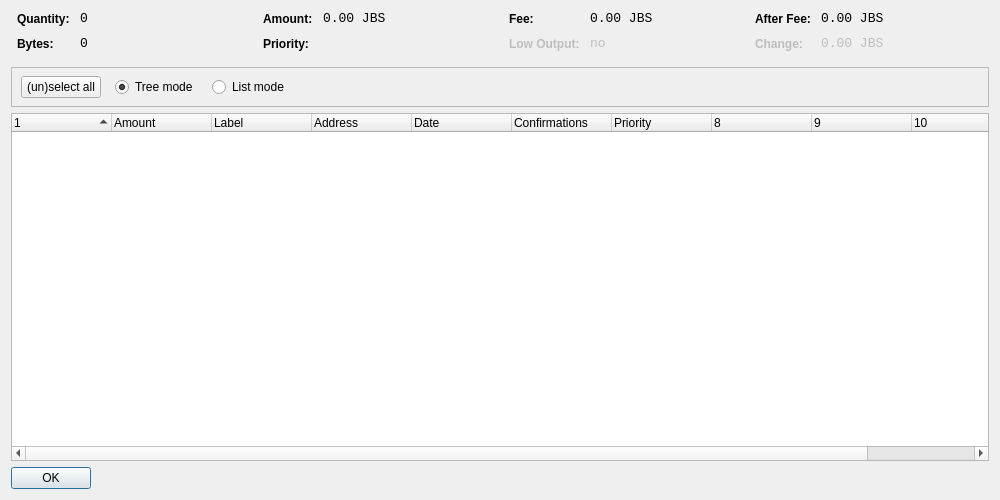
<?xml version="1.0" encoding="UTF-8"?>
<ui version="4.0">
 <class>CoinControlDialog</class>
 <widget class="QDialog" name="CoinControlDialog">
  <property name="geometry">
   <rect>
    <x>0</x>
    <y>0</y>
    <width>1000</width>
    <height>500</height>
   </rect>
  </property>
  <property name="windowTitle">
   <string>Coin Control</string>
  </property>
  <layout class="QVBoxLayout" name="verticalLayout">
   <item>
    <layout class="QHBoxLayout" name="horizontalLayoutTop" stretch="0,0,0,0">
     <property name="topMargin">
      <number>0</number>
     </property>
     <property name="bottomMargin">
      <number>10</number>
     </property>
     <item>
      <layout class="QFormLayout" name="formLayoutCoinControl1">
       <property name="horizontalSpacing">
        <number>10</number>
       </property>
       <property name="verticalSpacing">
        <number>10</number>
       </property>
       <property name="leftMargin">
        <number>6</number>
       </property>
       <property name="rightMargin">
        <number>6</number>
       </property>
       <item row="0" column="0">
        <widget class="QLabel" name="labelCoinControlQuantityText">
         <property name="styleSheet">
          <string notr="true">font-weight:bold;</string>
         </property>
         <property name="text">
          <string>Quantity:</string>
         </property>
        </widget>
       </item>
       <item row="0" column="1">
        <widget class="QLabel" name="labelCoinControlQuantity">
         <property name="font">
          <font>
           <family>Monospace</family>
           <pointsize>10</pointsize>
          </font>
         </property>
         <property name="cursor">
          <cursorShape>IBeamCursor</cursorShape>
         </property>
         <property name="contextMenuPolicy">
          <enum>Qt::ActionsContextMenu</enum>
         </property>
         <property name="text">
          <string notr="true">0</string>
         </property>
         <property name="textInteractionFlags">
          <set>Qt::LinksAccessibleByMouse|Qt::TextSelectableByKeyboard|Qt::TextSelectableByMouse</set>
         </property>
        </widget>
       </item>
       <item row="1" column="0">
        <widget class="QLabel" name="labelCoinControlBytesText">
         <property name="styleSheet">
          <string notr="true">font-weight:bold;</string>
         </property>
         <property name="text">
          <string>Bytes:</string>
         </property>
        </widget>
       </item>
       <item row="1" column="1">
        <widget class="QLabel" name="labelCoinControlBytes">
         <property name="font">
          <font>
           <family>Monospace</family>
           <pointsize>10</pointsize>
          </font>
         </property>
         <property name="cursor">
          <cursorShape>IBeamCursor</cursorShape>
         </property>
         <property name="contextMenuPolicy">
          <enum>Qt::ActionsContextMenu</enum>
         </property>
         <property name="text">
          <string notr="true">0</string>
         </property>
         <property name="textInteractionFlags">
          <set>Qt::LinksAccessibleByMouse|Qt::TextSelectableByKeyboard|Qt::TextSelectableByMouse</set>
         </property>
        </widget>
       </item>
      </layout>
     </item>
     <item>
      <layout class="QFormLayout" name="formLayoutCoinControl2">
       <property name="horizontalSpacing">
        <number>10</number>
       </property>
       <property name="verticalSpacing">
        <number>10</number>
       </property>
       <property name="leftMargin">
        <number>6</number>
       </property>
       <property name="rightMargin">
        <number>6</number>
       </property>
       <item row="0" column="0">
        <widget class="QLabel" name="labelCoinControlAmountText">
         <property name="styleSheet">
          <string notr="true">font-weight:bold;</string>
         </property>
         <property name="text">
          <string>Amount:</string>
         </property>
        </widget>
       </item>
       <item row="0" column="1">
        <widget class="QLabel" name="labelCoinControlAmount">
         <property name="font">
          <font>
           <family>Monospace</family>
           <pointsize>10</pointsize>
          </font>
         </property>
         <property name="cursor">
          <cursorShape>IBeamCursor</cursorShape>
         </property>
         <property name="contextMenuPolicy">
          <enum>Qt::ActionsContextMenu</enum>
         </property>
         <property name="text">
          <string notr="true">0.00 JBS</string>
         </property>
         <property name="textInteractionFlags">
          <set>Qt::LinksAccessibleByMouse|Qt::TextSelectableByKeyboard|Qt::TextSelectableByMouse</set>
         </property>
        </widget>
       </item>
       <item row="1" column="0">
        <widget class="QLabel" name="labelCoinControlPriorityText">
         <property name="styleSheet">
          <string notr="true">font-weight:bold;</string>
         </property>
         <property name="text">
          <string>Priority:</string>
         </property>
        </widget>
       </item>
       <item row="1" column="1">
        <widget class="QLabel" name="labelCoinControlPriority">
         <property name="font">
          <font>
           <family>Monospace</family>
           <pointsize>10</pointsize>
          </font>
         </property>
         <property name="cursor">
          <cursorShape>IBeamCursor</cursorShape>
         </property>
         <property name="contextMenuPolicy">
          <enum>Qt::ActionsContextMenu</enum>
         </property>
         <property name="text">
          <string/>
         </property>
         <property name="textInteractionFlags">
          <set>Qt::LinksAccessibleByMouse|Qt::TextSelectableByKeyboard|Qt::TextSelectableByMouse</set>
         </property>
        </widget>
       </item>
      </layout>
     </item>
     <item>
      <layout class="QFormLayout" name="formLayoutCoinControl3">
       <property name="horizontalSpacing">
        <number>10</number>
       </property>
       <property name="verticalSpacing">
        <number>10</number>
       </property>
       <property name="leftMargin">
        <number>6</number>
       </property>
       <property name="rightMargin">
        <number>6</number>
       </property>
       <item row="0" column="0">
        <widget class="QLabel" name="labelCoinControlFeeText">
         <property name="styleSheet">
          <string notr="true">font-weight:bold;</string>
         </property>
         <property name="text">
          <string>Fee:</string>
         </property>
        </widget>
       </item>
       <item row="0" column="1">
        <widget class="QLabel" name="labelCoinControlFee">
         <property name="font">
          <font>
           <family>Monospace</family>
           <pointsize>10</pointsize>
          </font>
         </property>
         <property name="cursor">
          <cursorShape>IBeamCursor</cursorShape>
         </property>
         <property name="contextMenuPolicy">
          <enum>Qt::ActionsContextMenu</enum>
         </property>
         <property name="text">
          <string notr="true">0.00 JBS</string>
         </property>
         <property name="textInteractionFlags">
          <set>Qt::LinksAccessibleByMouse|Qt::TextSelectableByKeyboard|Qt::TextSelectableByMouse</set>
         </property>
        </widget>
       </item>
       <item row="1" column="0">
        <widget class="QLabel" name="labelCoinControlLowOutputText">
         <property name="enabled">
          <bool>false</bool>
         </property>
         <property name="styleSheet">
          <string notr="true">font-weight:bold;</string>
         </property>
         <property name="text">
          <string>Low Output:</string>
         </property>
        </widget>
       </item>
       <item row="1" column="1">
        <widget class="QLabel" name="labelCoinControlLowOutput">
         <property name="enabled">
          <bool>false</bool>
         </property>
         <property name="font">
          <font>
           <family>Monospace</family>
           <pointsize>10</pointsize>
          </font>
         </property>
         <property name="cursor">
          <cursorShape>IBeamCursor</cursorShape>
         </property>
         <property name="contextMenuPolicy">
          <enum>Qt::ActionsContextMenu</enum>
         </property>
         <property name="text">
          <string notr="true">no</string>
         </property>
         <property name="textInteractionFlags">
          <set>Qt::LinksAccessibleByMouse|Qt::TextSelectableByKeyboard|Qt::TextSelectableByMouse</set>
         </property>
        </widget>
       </item>
      </layout>
     </item>
     <item>
      <layout class="QFormLayout" name="formLayoutCoinControl4">
       <property name="horizontalSpacing">
        <number>10</number>
       </property>
       <property name="verticalSpacing">
        <number>10</number>
       </property>
       <property name="leftMargin">
        <number>6</number>
       </property>
       <property name="rightMargin">
        <number>6</number>
       </property>
       <item row="0" column="0">
        <widget class="QLabel" name="labelCoinControlAfterFeeText">
         <property name="styleSheet">
          <string notr="true">font-weight:bold;</string>
         </property>
         <property name="text">
          <string>After Fee:</string>
         </property>
        </widget>
       </item>
       <item row="0" column="1">
        <widget class="QLabel" name="labelCoinControlAfterFee">
         <property name="font">
          <font>
           <family>Monospace</family>
           <pointsize>10</pointsize>
          </font>
         </property>
         <property name="cursor">
          <cursorShape>IBeamCursor</cursorShape>
         </property>
         <property name="contextMenuPolicy">
          <enum>Qt::ActionsContextMenu</enum>
         </property>
         <property name="text">
          <string notr="true">0.00 JBS</string>
         </property>
         <property name="textInteractionFlags">
          <set>Qt::LinksAccessibleByMouse|Qt::TextSelectableByKeyboard|Qt::TextSelectableByMouse</set>
         </property>
        </widget>
       </item>
       <item row="1" column="0">
        <widget class="QLabel" name="labelCoinControlChangeText">
         <property name="enabled">
          <bool>false</bool>
         </property>
         <property name="styleSheet">
          <string notr="true">font-weight:bold;</string>
         </property>
         <property name="text">
          <string>Change:</string>
         </property>
        </widget>
       </item>
       <item row="1" column="1">
        <widget class="QLabel" name="labelCoinControlChange">
         <property name="enabled">
          <bool>false</bool>
         </property>
         <property name="font">
          <font>
           <family>Monospace</family>
           <pointsize>10</pointsize>
          </font>
         </property>
         <property name="cursor">
          <cursorShape>IBeamCursor</cursorShape>
         </property>
         <property name="contextMenuPolicy">
          <enum>Qt::ActionsContextMenu</enum>
         </property>
         <property name="text">
          <string notr="true">0.00 JBS</string>
         </property>
         <property name="textInteractionFlags">
          <set>Qt::LinksAccessibleByMouse|Qt::TextSelectableByKeyboard|Qt::TextSelectableByMouse</set>
         </property>
        </widget>
       </item>
      </layout>
     </item>
    </layout>
   </item>
   <item>
    <widget class="QFrame" name="frame">
     <property name="minimumSize">
      <size>
       <width>0</width>
       <height>40</height>
      </size>
     </property>
     <property name="frameShape">
      <enum>QFrame::StyledPanel</enum>
     </property>
     <property name="frameShadow">
      <enum>QFrame::Sunken</enum>
     </property>
     <widget class="QWidget" name="horizontalLayoutWidget">
      <property name="geometry">
       <rect>
        <x>10</x>
        <y>0</y>
        <width>781</width>
        <height>41</height>
       </rect>
      </property>
      <layout class="QHBoxLayout" name="horizontalLayoutPanel" stretch="0,0,0,0,0">
       <property name="spacing">
        <number>14</number>
       </property>
       <item>
        <widget class="QPushButton" name="pushButtonSelectAll">
         <property name="sizePolicy">
          <sizepolicy hsizetype="Maximum" vsizetype="Fixed">
           <horstretch>0</horstretch>
           <verstretch>0</verstretch>
          </sizepolicy>
         </property>
         <property name="text">
          <string>(un)select all</string>
         </property>
        </widget>
       </item>
       <item>
        <widget class="QRadioButton" name="radioTreeMode">
         <property name="sizePolicy">
          <sizepolicy hsizetype="Maximum" vsizetype="Fixed">
           <horstretch>0</horstretch>
           <verstretch>0</verstretch>
          </sizepolicy>
         </property>
         <property name="text">
          <string>Tree mode</string>
         </property>
         <property name="checked">
          <bool>true</bool>
         </property>
        </widget>
       </item>
       <item>
        <widget class="QRadioButton" name="radioListMode">
         <property name="sizePolicy">
          <sizepolicy hsizetype="Maximum" vsizetype="Fixed">
           <horstretch>0</horstretch>
           <verstretch>0</verstretch>
          </sizepolicy>
         </property>
         <property name="text">
          <string>List mode</string>
         </property>
        </widget>
       </item>
       <item>
        <spacer name="horizontalSpacer">
         <property name="orientation">
          <enum>Qt::Horizontal</enum>
         </property>
         <property name="sizeHint" stdset="0">
          <size>
           <width>40</width>
           <height>20</height>
          </size>
         </property>
        </spacer>
       </item>
      </layout>
     </widget>
    </widget>
   </item>
   <item>
    <widget class="CoinControlTreeWidget" name="treeWidget">
     <property name="contextMenuPolicy">
      <enum>Qt::CustomContextMenu</enum>
     </property>
     <property name="sortingEnabled">
      <bool>false</bool>
     </property>
     <property name="columnCount">
      <number>11</number>
     </property>
     <attribute name="headerShowSortIndicator" stdset="0">
      <bool>true</bool>
     </attribute>
     <attribute name="headerStretchLastSection">
      <bool>false</bool>
     </attribute>
     <column>
      <property name="text">
       <string/>
      </property>
     </column>
     <column>
      <property name="text">
       <string>Amount</string>
      </property>
     </column>
     <column>
      <property name="text">
       <string>Label</string>
      </property>
     </column>
     <column>
      <property name="text">
       <string>Address</string>
      </property>
     </column>
     <column>
      <property name="text">
       <string>Date</string>
      </property>
     </column>
     <column>
      <property name="text">
       <string>Confirmations</string>
      </property>
      <property name="toolTip">
       <string>Confirmed</string>
      </property>
     </column>
     <column>
      <property name="text">
       <string>Priority</string>
      </property>
     </column>
     <column>
      <property name="text">
       <string/>
      </property>
     </column>
     <column>
      <property name="text">
       <string/>
      </property>
     </column>
     <column>
      <property name="text">
       <string/>
      </property>
     </column>
     <column>
      <property name="text">
       <string/>
      </property>
     </column>
    </widget>
   </item>
   <item>
    <widget class="QDialogButtonBox" name="buttonBox">
     <property name="sizePolicy">
      <sizepolicy hsizetype="Maximum" vsizetype="Fixed">
       <horstretch>0</horstretch>
       <verstretch>0</verstretch>
      </sizepolicy>
     </property>
     <property name="orientation">
      <enum>Qt::Horizontal</enum>
     </property>
     <property name="standardButtons">
      <set>QDialogButtonBox::Ok</set>
     </property>
    </widget>
   </item>
  </layout>
 </widget>
 <customwidgets>
  <customwidget>
   <class>CoinControlTreeWidget</class>
   <extends>QTreeWidget</extends>
   <header>coincontroltreewidget.h</header>
  </customwidget>
 </customwidgets>
 <resources/>
 <connections/>
</ui>
